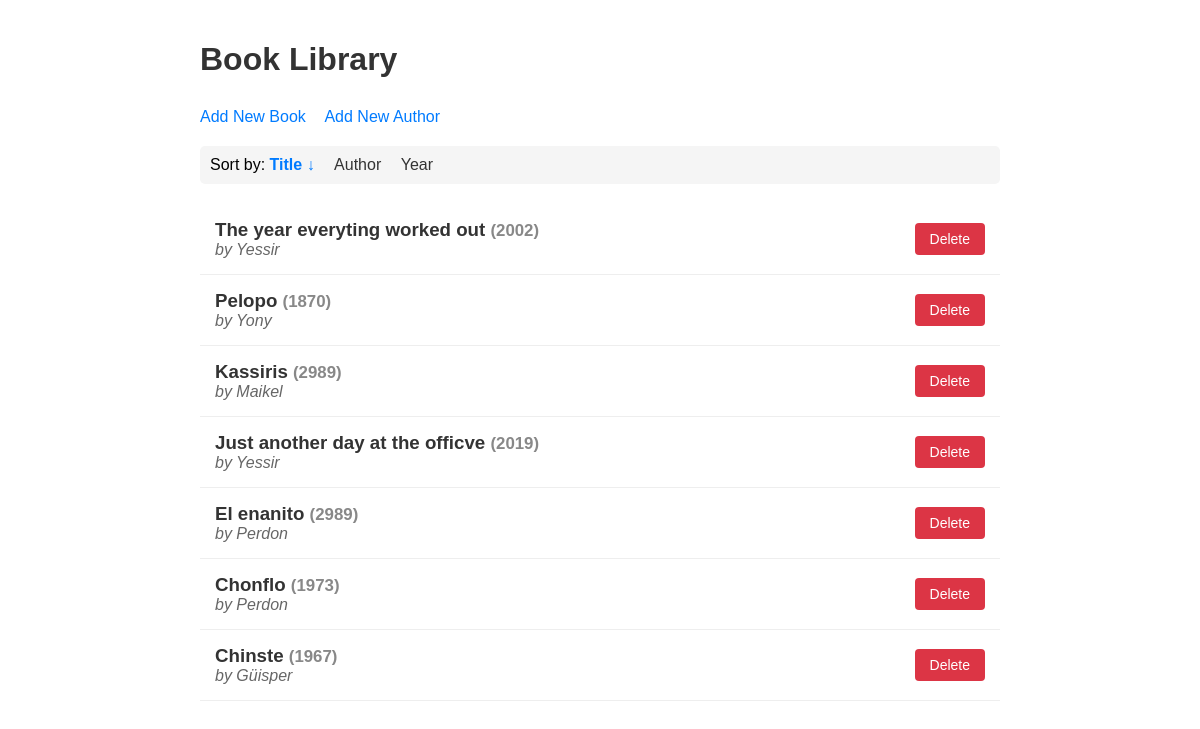
The page /?sort_by=title&order=desc on the database its author committed.
### data_models.py (models this page shows, shortened)
class Book(db.Model):
    id = db.Column(db.Integer, primary_key=True)
    title = db.Column(db.String(100), nullable=False)
    publication_year = db.Column(db.Integer, nullable=False)
    author_id = db.Column(db.Integer, db.ForeignKey('author.id'), nullable=False)

class Author(db.Model):
    id = db.Column(db.Integer, primary_key=True)
    name = db.Column(db.String(100), nullable=False)
    birth_date = db.Column(db.Date, nullable=False)
    date_of_death = db.Column(db.Date, nullable=True)
    books = db.relationship('Book', backref='author', lazy=True)

### app.py (the view)
@app.route('/', methods=['GET'])
def homepage():
    sort_by = request.args.get('sort_by', 'title')  # default sort by title
    order = request.args.get('order', 'asc')  # default ascending order
    print('Author.name.desc()->', Author.name.desc())
    if sort_by == 'author':
        if order == 'desc':
            books = Book.query.join(Author).order_by(Author.name.desc()).all()
        else:
            books = Book.query.join(Author).order_by(Author.name.asc()).all()
    else:
        column_to_be_sorted = getattr(Book, sort_by)
        print('column_to_be_sorted.desc()', column_to_be_sorted.desc())
        if order == 'desc':
            books = Book.query.order_by(column_to_be_sorted.desc()).all()
        else:
            books = Book.query.order_by(column_to_be_sorted.asc()).all()
    return render_template('home.html', books=books, sort_by=sort_by, order=order)

### templates/home.html (shortened to what this page needs)
<!DOCTYPE html>
<html lang="en">
  <head>
    <link
      rel="stylesheet"
      href="{{ url_for('static', filename='styles.css') }}"
    />
  </head>
  <body>
    <h1>Book Library</h1>
    <div class="add-links">
      <a href="{{ url_for('add_book') }}">Add New Book</a>
      <a href="{{ url_for('add_author') }}">Add New Author</a>
    </div>
    <div class="sort-options">
      Sort by:
      <a
        href="{{ url_for('homepage', sort_by='title', order='asc' if sort_by != 'title' or order == 'desc' else 'desc') }}"
        class="sort-link {{ 'active' if sort_by == 'title' }}"
      >
        Title {{ '↓' if sort_by == 'title' and order == 'desc' else '↑' if
        sort_by == 'title' and order == 'asc' else '' }}
      </a>
      <a
        href="{{ url_for('homepage', sort_by='author', order='asc' if sort_by != 'author' or order == 'desc' else 'desc') }}"
        class="sort-link {{ 'active' if sort_by == 'author' }}"
      >
        Author {{ '↓' if sort_by == 'author' and order == 'desc' else '↑' if
      </a>
      <a
        href="{{ url_for('homepage', sort_by='publication_year', order='asc' if sort_by != 'publication_year' or order == 'desc' else 'desc') }}"
        class="sort-link {{ 'active' if sort_by == 'publication_year' }}"
      >
        Year {{ '↓' if sort_by == 'publication_year' and order == 'desc' else
      </a>
    </div>
    {% for book in books %}
    <div class="book-item">
      <div class="book-info">
        <h3 class="book-title">
          {{ book.title }}
          <span class="publication-year">({{ book.publication_year }})</span>
        </h3>
        <div class="author-name">by {{ book.author.name }}</div>
      </div>
      <form
        action="{{ url_for('delete_book', book_id=book.id) }}"
        method="POST"
        style="display: inline"
      >
        <button
          type="submit"
          class="delete-button"
          onclick="return confirm('Are you sure you want to delete this book?')"
        >
          Delete
        </button>
      </form>
    </div>
    {% endfor %}
  </body>
</html>

### static/styles.css (style rules this page uses)
body { font-family: Arial, sans-serif; max-width: 800px; margin: 0 auto; padding: 20px; }
h1 { color: #333; margin-bottom: 30px; }
.sort-options { margin: 20px 0; padding: 10px; background-color: #f5f5f5; border-radius: 5px; }
.sort-link { text-decoration: none; color: #333; margin-right: 15px; }
.sort-link.active { font-weight: bold; color: #007bff; }
.add-links { margin: 20px 0; }
.add-links a { text-decoration: none; color: #007bff; margin-right: 15px; }
.book-item { padding: 15px; border-bottom: 1px solid #eee; display: flex; justify-content: space-between; align-items: center; }
.book-info { flex-grow: 1; }
.book-title { margin: 0; color: #333; }
.author-name { color: #666; font-style: italic; }
.publication-year { color: #888; font-size: 0.9em; }
.delete-button { background-color: #dc3545; color: white; padding: 8px 15px; border: none; border-radius: 4px; cursor: pointer; font-size: 14px; transition: background-color 0.2s; }
input[type="submit"], button { background-color: #007bff; color: white; padding: 10px 20px; border: none; border-radius: 4px; cursor: pointer; font-size: 16px; }

### rows shown on the page
Book: title "The year everyting worked out", publication_year "2002", author.name "Yessir"
Book: title "Pelopo", publication_year "1870", author.name "Yony"
Book: title "Kassiris", publication_year "2989", author.name "Maikel"
Book: title "Just another day at the officve", publication_year "2019", author.name "Yessir"
Book: title "El enanito", publication_year "2989", author.name "Perdon"
Book: title "Chonflo", publication_year "1973", author.name "Perdon"
Book: title "Chinste", publication_year "1967", author.name "Güisper"
